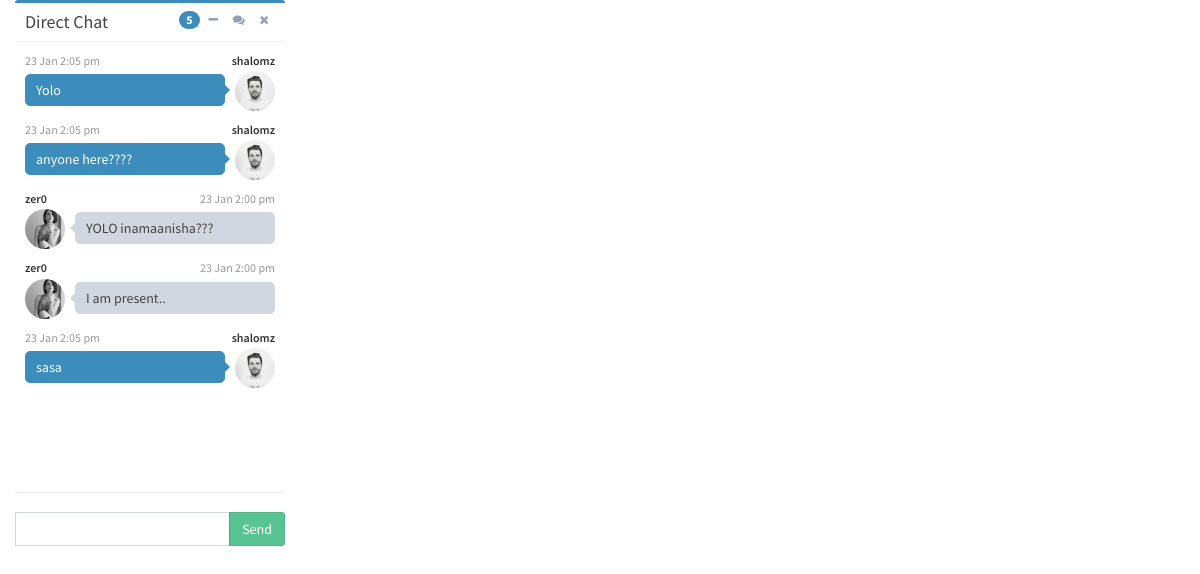
The app's page /home/ (signed in) with its own data.
### chat_app/models.py (models this page shows, shortened)
class Chat(models.Model):
    created = models.DateTimeField(auto_now_add=True)
    user = models.ForeignKey(User)
    message = models.CharField(max_length=200)

### chat_app/views.py (the view)
# urls.py: url(r'^home/$', views.Home, name='home'),
def Home(request):
    c = Chat.objects.all()
    return render(request, "home.html", {'home': 'active', 'chat': c})

### templates/home.html (shortened to what this page needs)
    {% load staticfiles %}
    <html>
    <head>
        <link rel="stylesheet" href="{% static 'chat.css' %}">
        <link rel="stylesheet" href="{% static 'bootstrap.min.css' %}">
        <link rel="stylesheet" href="{% static 'font-awesome/css/font-awesome.min.css' %}">
        <link rel="stylesheet" href="{% static 'style.min.css' %}">
    </head>
    <body>
        <div class="col-md-3">
          <div class="box box-primary direct-chat direct-chat-primary">
            <div class="box-header with-border">
              <h3 class="box-title">Direct Chat</h3>
              <div class="box-tools pull-right">
                <span data-toggle="tooltip" title="3 New Messages" class="badge bg-light-blue">{{ chat.count }}</span>
                <button type="button" class="btn btn-box-tool" data-widget="collapse"><i class="fa fa-minus"></i>
                </button>
                <button type="button" class="btn btn-box-tool" data-toggle="tooltip" title="Contacts" data-widget="chat-pane-toggle">
                  <i class="fa fa-comments"></i></button>
                <button type="button" class="btn btn-box-tool" data-widget="remove"><i class="fa fa-times"></i></button>
              </div>
            </div>
            <div class="box-body">
              <div  id="msg-list-div" class="direct-chat-messages ">
                <div id="msg-list">
                 {% for obj in chat %}
                 {% if not obj.user == request.user %}
                <div class="direct-chat-msg">
                  <div class="direct-chat-info clearfix">
                    <span class="direct-chat-name pull-left">{{ obj.user }}</span>
                    <span class="direct-chat-timestamp pull-right">23 Jan 2:00 pm</span>
                  </div>
                  <img class="direct-chat-img" src="{% static 'img/2.jpg' %}" alt="Message User Image">
                  <div class="direct-chat-text">
                    {{ obj.message }}
                  </div>
                </div>
                {% else %}
                <div class="direct-chat-msg right">
                  <div class="direct-chat-info clearfix">
                    <span class="direct-chat-name pull-right">{{ obj.user }}</span>
                    <span class="direct-chat-timestamp pull-left">23 Jan 2:05 pm</span>
                  </div>
                  <img class="direct-chat-img" src="{% static 'img/1.jpg' %}" alt="Message User Image">
                  <div class="direct-chat-text" title = "{{ obj.user }} posted this">
                    {{ obj.message }}
                  </div>
                </div>
                {% endif %}
                {% endfor %}
                </div>
              </div>
            </div>
            </div>
<form id = "chat-form" method="post" action="/post/">
        <div class="input-group">
            <input type="text" id="chat-msg" name="chat-msg" class="form-control" title="What do you want to say?"/>
            <span class="input-group-btn">
                <input class="btn btn-success" id="send" type="submit" value="Send"/>
            </span>
        </div>
    </form>
 </div>
    </body>
    </html>

### templates/home.html (style rules this page uses)
.direct-chat-messages { overflow-y: scroll; height: 450px; }
.box-body { height:450px; }

### records on screen
Chat: user "shalomz", message "Yolo"
Chat: user "shalomz", message "anyone here????"
Chat: user "zer0", message "YOLO inamaanisha???"
Chat: user "zer0", message "I am present.."
Chat: user "shalomz", message "sasa"

### other values on screen
{{ chat.count }} "5"
